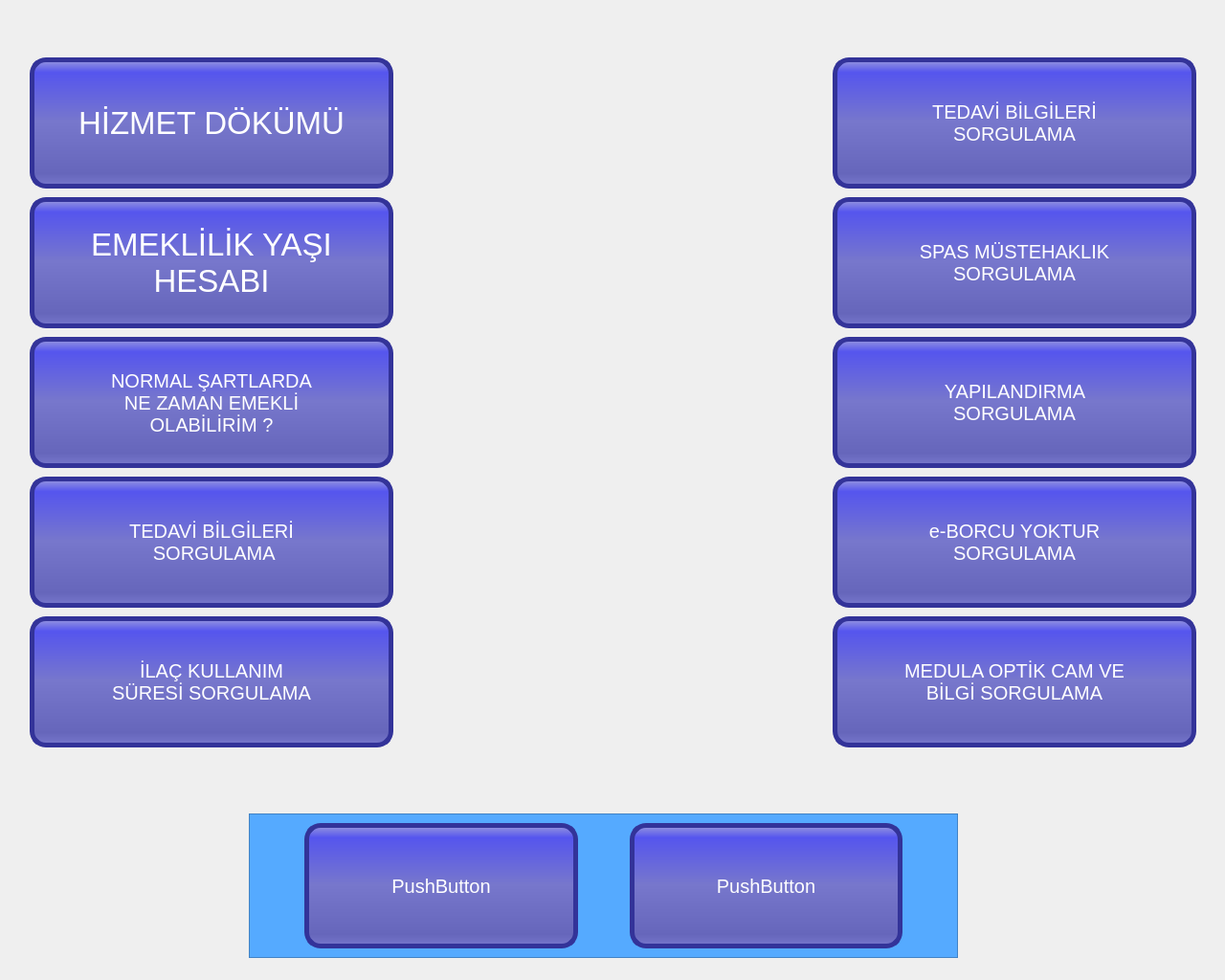
<?xml version="1.0" encoding="UTF-8"?>
<ui version="4.0">
 <class>Dialog</class>
 <widget class="QDialog" name="Dialog">
  <property name="windowModality">
   <enum>Qt::ApplicationModal</enum>
  </property>
  <property name="geometry">
   <rect>
    <x>0</x>
    <y>0</y>
    <width>1280</width>
    <height>1024</height>
   </rect>
  </property>
  <property name="cursor">
   <cursorShape>BlankCursor</cursorShape>
  </property>
  <property name="mouseTracking">
   <bool>false</bool>
  </property>
  <property name="windowTitle">
   <string>Dialog</string>
  </property>
  <property name="styleSheet">
   <string notr="true">background-color: rgb(0, 11, 90);
QPushButton {
color: white;
background-color: QLinearGradient( x1: 0, y1: 0, x2: 0, y2: 1, stop: 0 #99d, stop: 0.1 #55e, stop: 0.49 #77c, stop: 0.9 #66b, stop: 1 #77c);
border-width: 1px;
border-color: #339;
border-style: solid;
border-radius: 11;

font-size: 29px;
padding-left: 5px;
padding-right: 5px;

}
</string>
  </property>
  <widget class="QFrame" name="frame_3">
   <property name="geometry">
    <rect>
     <x>260</x>
     <y>850</y>
     <width>741</width>
     <height>151</height>
    </rect>
   </property>
   <property name="styleSheet">
    <string notr="true">background-color: rgb(85, 170, 255);</string>
   </property>
   <property name="frameShape">
    <enum>QFrame::StyledPanel</enum>
   </property>
   <property name="frameShadow">
    <enum>QFrame::Raised</enum>
   </property>
   <layout class="QHBoxLayout" name="horizontalLayout_2">
    <item>
     <spacer name="horizontalSpacer_4">
      <property name="orientation">
       <enum>Qt::Horizontal</enum>
      </property>
      <property name="sizeType">
       <enum>QSizePolicy::Fixed</enum>
      </property>
      <property name="sizeHint" stdset="0">
       <size>
        <width>48</width>
        <height>78</height>
       </size>
      </property>
     </spacer>
    </item>
    <item>
     <widget class="QPushButton" name="pushButton">
      <property name="sizePolicy">
       <sizepolicy hsizetype="MinimumExpanding" vsizetype="MinimumExpanding">
        <horstretch>0</horstretch>
        <verstretch>0</verstretch>
       </sizepolicy>
      </property>
      <property name="cursor">
       <cursorShape>OpenHandCursor</cursorShape>
      </property>
      <property name="styleSheet">
       <string notr="true">QPushButton {
color: white;
background-color: QLinearGradient( x1: 0, y1: 0, x2: 0, y2: 1, stop: 0 #99d, stop: 0.1 #55e, stop: 0.49 #77c, stop: 0.9 #66b, stop: 1 #77c);
border-width: 5px;
border-color: #339;
border-style: solid;
border-radius: 17;

font-size: 20px;
padding-left: 5px;
padding-right: 5px;

}</string>
      </property>
      <property name="text">
       <string>PushButton</string>
      </property>
     </widget>
    </item>
    <item>
     <spacer name="horizontalSpacer_2">
      <property name="orientation">
       <enum>Qt::Horizontal</enum>
      </property>
      <property name="sizeType">
       <enum>QSizePolicy::Fixed</enum>
      </property>
      <property name="sizeHint" stdset="0">
       <size>
        <width>48</width>
        <height>78</height>
       </size>
      </property>
     </spacer>
    </item>
    <item>
     <widget class="QPushButton" name="pushButton_2">
      <property name="sizePolicy">
       <sizepolicy hsizetype="MinimumExpanding" vsizetype="MinimumExpanding">
        <horstretch>0</horstretch>
        <verstretch>0</verstretch>
       </sizepolicy>
      </property>
      <property name="cursor">
       <cursorShape>OpenHandCursor</cursorShape>
      </property>
      <property name="styleSheet">
       <string notr="true">QPushButton {
color: white;
background-color: QLinearGradient( x1: 0, y1: 0, x2: 0, y2: 1, stop: 0 #99d, stop: 0.1 #55e, stop: 0.49 #77c, stop: 0.9 #66b, stop: 1 #77c);
border-width: 5px;
border-color: #339;
border-style: solid;
border-radius: 17;

font-size: 20px;
padding-left: 5px;
padding-right: 5px;

}</string>
      </property>
      <property name="text">
       <string>PushButton</string>
      </property>
     </widget>
    </item>
    <item>
     <spacer name="horizontalSpacer_5">
      <property name="orientation">
       <enum>Qt::Horizontal</enum>
      </property>
      <property name="sizeType">
       <enum>QSizePolicy::Fixed</enum>
      </property>
      <property name="sizeHint" stdset="0">
       <size>
        <width>48</width>
        <height>78</height>
       </size>
      </property>
     </spacer>
    </item>
   </layout>
  </widget>
  <widget class="QLabel" name="label">
   <property name="enabled">
    <bool>true</bool>
   </property>
   <property name="geometry">
    <rect>
     <x>470</x>
     <y>90</y>
     <width>411</width>
     <height>241</height>
    </rect>
   </property>
   <property name="sizePolicy">
    <sizepolicy hsizetype="Minimum" vsizetype="Minimum">
     <horstretch>0</horstretch>
     <verstretch>0</verstretch>
    </sizepolicy>
   </property>
   <property name="baseSize">
    <size>
     <width>100</width>
     <height>100</height>
    </size>
   </property>
   <property name="text">
    <string/>
   </property>
   <property name="pixmap">
    <pixmap resource="res/res.qrc">:/logo-sgk.png</pixmap>
   </property>
   <property name="scaledContents">
    <bool>true</bool>
   </property>
   <property name="alignment">
    <set>Qt::AlignCenter</set>
   </property>
   <property name="wordWrap">
    <bool>false</bool>
   </property>
  </widget>
  <widget class="QLabel" name="label_2">
   <property name="enabled">
    <bool>true</bool>
   </property>
   <property name="geometry">
    <rect>
     <x>520</x>
     <y>370</y>
     <width>281</width>
     <height>221</height>
    </rect>
   </property>
   <property name="sizePolicy">
    <sizepolicy hsizetype="Minimum" vsizetype="Minimum">
     <horstretch>0</horstretch>
     <verstretch>0</verstretch>
    </sizepolicy>
   </property>
   <property name="text">
    <string/>
   </property>
   <property name="pixmap">
    <pixmap resource="res/res.qrc">:/csgb-logo.png</pixmap>
   </property>
   <property name="scaledContents">
    <bool>true</bool>
   </property>
  </widget>
  <widget class="QLabel" name="label_3">
   <property name="geometry">
    <rect>
     <x>560</x>
     <y>706</y>
     <width>241</width>
     <height>71</height>
    </rect>
   </property>
   <property name="text">
    <string/>
   </property>
   <property name="pixmap">
    <pixmap resource="res/res.qrc">:/hepsi.png</pixmap>
   </property>
   <property name="scaledContents">
    <bool>true</bool>
   </property>
   <property name="alignment">
    <set>Qt::AlignBottom|Qt::AlignLeading|Qt::AlignLeft</set>
   </property>
  </widget>
  <widget class="QWidget" name="layoutWidget">
   <property name="geometry">
    <rect>
     <x>0</x>
     <y>0</y>
     <width>411</width>
     <height>781</height>
    </rect>
   </property>
   <layout class="QVBoxLayout" name="verticalLayout">
    <property name="spacing">
     <number>9</number>
    </property>
    <property name="sizeConstraint">
     <enum>QLayout::SetDefaultConstraint</enum>
    </property>
    <property name="leftMargin">
     <number>31</number>
    </property>
    <property name="topMargin">
     <number>60</number>
    </property>
    <item>
     <widget class="QPushButton" name="pushButton_12">
      <property name="sizePolicy">
       <sizepolicy hsizetype="MinimumExpanding" vsizetype="MinimumExpanding">
        <horstretch>0</horstretch>
        <verstretch>0</verstretch>
       </sizepolicy>
      </property>
      <property name="cursor">
       <cursorShape>OpenHandCursor</cursorShape>
      </property>
      <property name="mouseTracking">
       <bool>true</bool>
      </property>
      <property name="styleSheet">
       <string notr="true">QPushButton {
color: white;
background-color: QLinearGradient( x1: 0, y1: 0, x2: 0, y2: 1, stop: 0 #99d, stop: 0.1 #55e, stop: 0.49 #77c, stop: 0.9 #66b, stop: 1 #77c);
border-width: 5px;
border-color: #339;
border-style: solid;
border-radius: 17;

font-size: 33px;
padding-left: 5px;
padding-right: 5px;

}</string>
      </property>
      <property name="text">
       <string>HİZMET DÖKÜMÜ</string>
      </property>
      <property name="autoDefault">
       <bool>true</bool>
      </property>
      <property name="default">
       <bool>false</bool>
      </property>
      <property name="flat">
       <bool>false</bool>
      </property>
     </widget>
    </item>
    <item>
     <widget class="QPushButton" name="pushButton_11">
      <property name="sizePolicy">
       <sizepolicy hsizetype="MinimumExpanding" vsizetype="MinimumExpanding">
        <horstretch>0</horstretch>
        <verstretch>0</verstretch>
       </sizepolicy>
      </property>
      <property name="font">
       <font>
        <pointsize>-1</pointsize>
       </font>
      </property>
      <property name="cursor">
       <cursorShape>OpenHandCursor</cursorShape>
      </property>
      <property name="mouseTracking">
       <bool>true</bool>
      </property>
      <property name="styleSheet">
       <string notr="true">QPushButton {
color: white;
background-color: QLinearGradient( x1: 0, y1: 0, x2: 0, y2: 1, stop: 0 #99d, stop: 0.1 #55e, stop: 0.49 #77c, stop: 0.9 #66b, stop: 1 #77c);
border-width: 5px;
border-color: #339;
border-style: solid;
border-radius: 17;

font-size: 33px;
padding-left: 5px;
padding-right: 5px;

}</string>
      </property>
      <property name="text">
       <string>EMEKLİLİK YAŞI
HESABI</string>
      </property>
      <property name="autoDefault">
       <bool>true</bool>
      </property>
      <property name="default">
       <bool>false</bool>
      </property>
      <property name="flat">
       <bool>false</bool>
      </property>
     </widget>
    </item>
    <item>
     <widget class="QPushButton" name="pushButton_13">
      <property name="sizePolicy">
       <sizepolicy hsizetype="MinimumExpanding" vsizetype="MinimumExpanding">
        <horstretch>0</horstretch>
        <verstretch>0</verstretch>
       </sizepolicy>
      </property>
      <property name="cursor">
       <cursorShape>OpenHandCursor</cursorShape>
      </property>
      <property name="mouseTracking">
       <bool>true</bool>
      </property>
      <property name="styleSheet">
       <string notr="true">QPushButton {
color: white;
background-color: QLinearGradient( x1: 0, y1: 0, x2: 0, y2: 1, stop: 0 #99d, stop: 0.1 #55e, stop: 0.49 #77c, stop: 0.9 #66b, stop: 1 #77c);
border-width: 5px;
border-color: #339;
border-style: solid;
border-radius: 17;

font-size: 20px;
padding-left: 5px;
padding-right: 5px;

}</string>
      </property>
      <property name="text">
       <string>NORMAL ŞARTLARDA
NE ZAMAN EMEKLİ
OLABİLİRİM ?</string>
      </property>
      <property name="autoDefault">
       <bool>true</bool>
      </property>
      <property name="default">
       <bool>false</bool>
      </property>
      <property name="flat">
       <bool>false</bool>
      </property>
     </widget>
    </item>
    <item>
     <widget class="QPushButton" name="pushButton_14">
      <property name="sizePolicy">
       <sizepolicy hsizetype="MinimumExpanding" vsizetype="MinimumExpanding">
        <horstretch>0</horstretch>
        <verstretch>0</verstretch>
       </sizepolicy>
      </property>
      <property name="cursor">
       <cursorShape>OpenHandCursor</cursorShape>
      </property>
      <property name="mouseTracking">
       <bool>true</bool>
      </property>
      <property name="styleSheet">
       <string notr="true">QPushButton {
color: white;
background-color: QLinearGradient( x1: 0, y1: 0, x2: 0, y2: 1, stop: 0 #99d, stop: 0.1 #55e, stop: 0.49 #77c, stop: 0.9 #66b, stop: 1 #77c);
border-width: 5px;
border-color: #339;
border-style: solid;
border-radius: 17;

font-size: 20px;
padding-left: 5px;
padding-right: 5px;

}</string>
      </property>
      <property name="text">
       <string>TEDAVİ BİLGİLERİ
 SORGULAMA</string>
      </property>
      <property name="autoDefault">
       <bool>true</bool>
      </property>
      <property name="default">
       <bool>false</bool>
      </property>
      <property name="flat">
       <bool>false</bool>
      </property>
     </widget>
    </item>
    <item>
     <widget class="QPushButton" name="pushButton_15">
      <property name="sizePolicy">
       <sizepolicy hsizetype="MinimumExpanding" vsizetype="MinimumExpanding">
        <horstretch>0</horstretch>
        <verstretch>0</verstretch>
       </sizepolicy>
      </property>
      <property name="cursor">
       <cursorShape>OpenHandCursor</cursorShape>
      </property>
      <property name="mouseTracking">
       <bool>true</bool>
      </property>
      <property name="styleSheet">
       <string notr="true">QPushButton {
color: white;
background-color: QLinearGradient( x1: 0, y1: 0, x2: 0, y2: 1, stop: 0 #99d, stop: 0.1 #55e, stop: 0.49 #77c, stop: 0.9 #66b, stop: 1 #77c);
border-width: 5px;
border-color: #339;
border-style: solid;
border-radius: 17;

font-size: 20px;
padding-left: 5px;
padding-right: 5px;

}</string>
      </property>
      <property name="text">
       <string>İLAÇ KULLANIM
SÜRESİ SORGULAMA</string>
      </property>
      <property name="autoDefault">
       <bool>true</bool>
      </property>
      <property name="default">
       <bool>false</bool>
      </property>
      <property name="flat">
       <bool>false</bool>
      </property>
     </widget>
    </item>
   </layout>
  </widget>
  <widget class="QWidget" name="layoutWidget">
   <property name="geometry">
    <rect>
     <x>870</x>
     <y>0</y>
     <width>411</width>
     <height>781</height>
    </rect>
   </property>
   <layout class="QVBoxLayout" name="verticalLayout_2">
    <property name="spacing">
     <number>9</number>
    </property>
    <property name="leftMargin">
     <number>0</number>
    </property>
    <property name="topMargin">
     <number>60</number>
    </property>
    <property name="rightMargin">
     <number>31</number>
    </property>
    <item>
     <widget class="QPushButton" name="pushButton_6">
      <property name="sizePolicy">
       <sizepolicy hsizetype="MinimumExpanding" vsizetype="MinimumExpanding">
        <horstretch>0</horstretch>
        <verstretch>0</verstretch>
       </sizepolicy>
      </property>
      <property name="cursor">
       <cursorShape>OpenHandCursor</cursorShape>
      </property>
      <property name="styleSheet">
       <string notr="true">QPushButton {
color: white;
background-color: QLinearGradient( x1: 0, y1: 0, x2: 0, y2: 1, stop: 0 #99d, stop: 0.1 #55e, stop: 0.49 #77c, stop: 0.9 #66b, stop: 1 #77c);
border-width: 5px;
border-color: #339;
border-style: solid;
border-radius: 17;

font-size: 20px;
padding-left: 5px;
padding-right: 5px;

}</string>
      </property>
      <property name="text">
       <string>TEDAVİ BİLGİLERİ
SORGULAMA</string>
      </property>
     </widget>
    </item>
    <item>
     <widget class="QPushButton" name="pushButton_8">
      <property name="sizePolicy">
       <sizepolicy hsizetype="MinimumExpanding" vsizetype="MinimumExpanding">
        <horstretch>0</horstretch>
        <verstretch>0</verstretch>
       </sizepolicy>
      </property>
      <property name="cursor">
       <cursorShape>OpenHandCursor</cursorShape>
      </property>
      <property name="styleSheet">
       <string notr="true">QPushButton {
color: white;
background-color: QLinearGradient( x1: 0, y1: 0, x2: 0, y2: 1, stop: 0 #99d, stop: 0.1 #55e, stop: 0.49 #77c, stop: 0.9 #66b, stop: 1 #77c);
border-width: 5px;
border-color: #339;
border-style: solid;
border-radius: 17;

font-size: 20px;
padding-left: 5px;
padding-right: 5px;

}</string>
      </property>
      <property name="text">
       <string>SPAS MÜSTEHAKLIK
SORGULAMA</string>
      </property>
     </widget>
    </item>
    <item>
     <widget class="QPushButton" name="pushButton_9">
      <property name="sizePolicy">
       <sizepolicy hsizetype="MinimumExpanding" vsizetype="MinimumExpanding">
        <horstretch>0</horstretch>
        <verstretch>0</verstretch>
       </sizepolicy>
      </property>
      <property name="cursor">
       <cursorShape>OpenHandCursor</cursorShape>
      </property>
      <property name="styleSheet">
       <string notr="true">QPushButton {
color: white;
background-color: QLinearGradient( x1: 0, y1: 0, x2: 0, y2: 1, stop: 0 #99d, stop: 0.1 #55e, stop: 0.49 #77c, stop: 0.9 #66b, stop: 1 #77c);
border-width: 5px;
border-color: #339;
border-style: solid;
border-radius: 17;

font-size: 20px;
padding-left: 5px;
padding-right: 5px;

}</string>
      </property>
      <property name="text">
       <string>YAPILANDIRMA 
SORGULAMA</string>
      </property>
     </widget>
    </item>
    <item>
     <widget class="QPushButton" name="pushButton_10">
      <property name="sizePolicy">
       <sizepolicy hsizetype="MinimumExpanding" vsizetype="MinimumExpanding">
        <horstretch>0</horstretch>
        <verstretch>0</verstretch>
       </sizepolicy>
      </property>
      <property name="cursor">
       <cursorShape>OpenHandCursor</cursorShape>
      </property>
      <property name="styleSheet">
       <string notr="true">QPushButton {
color: white;
background-color: QLinearGradient( x1: 0, y1: 0, x2: 0, y2: 1, stop: 0 #99d, stop: 0.1 #55e, stop: 0.49 #77c, stop: 0.9 #66b, stop: 1 #77c);
border-width: 5px;
border-color: #339;
border-style: solid;
border-radius: 17;

font-size: 20px;
padding-left: 5px;
padding-right: 5px;

}</string>
      </property>
      <property name="text">
       <string>e-BORCU YOKTUR
SORGULAMA</string>
      </property>
     </widget>
    </item>
    <item>
     <widget class="QPushButton" name="pushButton_7">
      <property name="sizePolicy">
       <sizepolicy hsizetype="MinimumExpanding" vsizetype="MinimumExpanding">
        <horstretch>0</horstretch>
        <verstretch>0</verstretch>
       </sizepolicy>
      </property>
      <property name="cursor">
       <cursorShape>OpenHandCursor</cursorShape>
      </property>
      <property name="styleSheet">
       <string notr="true">QPushButton {
color: white;
background-color: QLinearGradient( x1: 0, y1: 0, x2: 0, y2: 1, stop: 0 #99d, stop: 0.1 #55e, stop: 0.49 #77c, stop: 0.9 #66b, stop: 1 #77c);
border-width: 5px;
border-color: #339;
border-style: solid;
border-radius: 17;

font-size: 20px;
padding-left: 5px;
padding-right: 5px;

}</string>
      </property>
      <property name="text">
       <string>MEDULA OPTİK CAM VE
BİLGİ SORGULAMA</string>
      </property>
     </widget>
    </item>
   </layout>
  </widget>
  <zorder>label</zorder>
  <zorder>label_2</zorder>
  <zorder>label_3</zorder>
  <zorder>layoutWidget</zorder>
  <zorder>layoutWidget</zorder>
  <zorder>frame_3</zorder>
 </widget>
 <resources>
  <include location="res/res.qrc"/>
 </resources>
 <connections/>
</ui>
